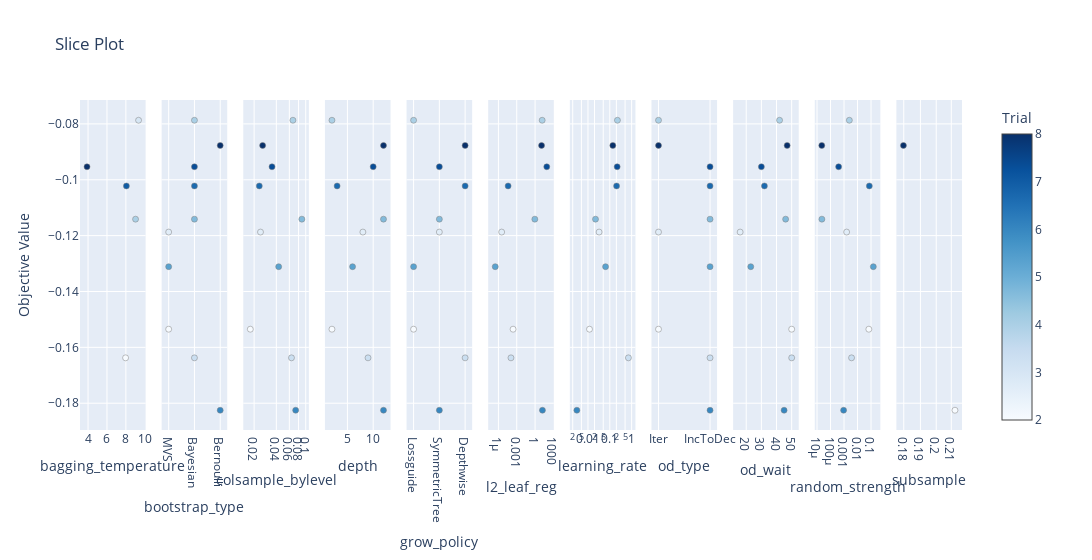

The notebook cell saved with this chart:
### Code cell
optuna.visualization.plot_slice(study)

### Figure 1 — Plotly figure (JSON) as saved in the notebook; plotly's stock layout.template omitted (floating-point values rounded to 4 significant figures)
{"data": [{"marker": {"color": [2, 3, 4, 7, 8], "colorbar": {"title": {"text": "Trial"}, "x": 1, "xpad": 40}, "colorscale": [[0, "rgb(247,251,255)"], [0.125, "rgb(222,235,247)"], [0.25, "rgb(198,219,239)"], [0.375, "rgb(158,202,225)"], [0.5, "rgb(107,174,214)"], [0.625, "rgb(66,146,198)"], [0.75, "rgb(33,113,181)"], [0.875, "rgb(8,81,156)"], [1, "rgb(8,48,107)"]], "line": {"color": "Grey", "width": 0.5}, "showscale": true}, "mode": "markers", "showlegend": false, "type": "scatter", "x": [7.972, 9.345, 9.027, 8.057, 3.891], "xaxis": "x", "y": [-0.1638, -0.0787, -0.1141, -0.1022, -0.09535], "yaxis": "y"}, {"marker": {"color": [0, 1, 2, 3, 4, 5, 6, 7, 8, 9], "colorbar": {"title": {"text": "Trial"}, "x": 1, "xpad": 40}, "colorscale": [[0, "rgb(247,251,255)"], [0.125, "rgb(222,235,247)"], [0.25, "rgb(198,219,239)"], [0.375, "rgb(158,202,225)"], [0.5, "rgb(107,174,214)"], [0.625, "rgb(66,146,198)"], [0.75, "rgb(33,113,181)"], [0.875, "rgb(8,81,156)"], [1, "rgb(8,48,107)"]], "line": {"color": "Grey", "width": 0.5}, "showscale": false}, "mode": "markers", "showlegend": false, "type": "scatter", "x": ["MVS", "MVS", "Bayesian", "Bayesian", "Bayesian", "MVS", "Bernoulli", "Bayesian", "Bayesian", "Bernoulli"], "xaxis": "x2", "y": [-0.1535, -0.1187, -0.1638, -0.0787, -0.1141, -0.1311, -0.1825, -0.1022, -0.09535, -0.08772], "yaxis": "y2"}, {"marker": {"color": [0, 1, 2, 3, 4, 5, 6, 7, 8, 9], "colorbar": {"title": {"text": "Trial"}, "x": 1, "xpad": 40}, "colorscale": [[0, "rgb(247,251,255)"], [0.125, "rgb(222,235,247)"], [0.25, "rgb(198,219,239)"], [0.375, "rgb(158,202,225)"], [0.5, "rgb(107,174,214)"], [0.625, "rgb(66,146,198)"], [0.75, "rgb(33,113,181)"], [0.875, "rgb(8,81,156)"], [1, "rgb(8,48,107)"]], "line": {"color": "Grey", "width": 0.5}, "showscale": false}, "mode": "markers", "showlegend": false, "type": "scatter", "x": [0.01776, 0.02441, 0.06412, 0.06708, 0.08864, 0.04301, 0.07309, 0.0235, 0.03495, 0.02608], "xaxis": "x3", "y": [-0.1535, -0.1187, -0.1638, -0.0787, -0.1141, -0.1311, -0.1825, -0.1022, -0.09535, -0.08772], "yaxis": "y3"}, {"marker": {"color": [0, 1, 2, 3, 4, 5, 6, 7, 8, 9], "colorbar": {"title": {"text": "Trial"}, "x": 1, "xpad": 40}, "colorscale": [[0, "rgb(247,251,255)"], [0.125, "rgb(222,235,247)"], [0.25, "rgb(198,219,239)"], [0.375, "rgb(158,202,225)"], [0.5, "rgb(107,174,214)"], [0.625, "rgb(66,146,198)"], [0.75, "rgb(33,113,181)"], [0.875, "rgb(8,81,156)"], [1, "rgb(8,48,107)"]], "line": {"color": "Grey", "width": 0.5}, "showscale": false}, "mode": "markers", "showlegend": false, "type": "scatter", "x": [2, 8, 9, 2, 12, 6, 12, 3, 10, 12], "xaxis": "x4", "y": [-0.1535, -0.1187, -0.1638, -0.0787, -0.1141, -0.1311, -0.1825, -0.1022, -0.09535, -0.08772], "yaxis": "y4"}, {"marker": {"color": [0, 1, 2, 3, 4, 5, 6, 7, 8, 9], "colorbar": {"title": {"text": "Trial"}, "x": 1, "xpad": 40}, "colorscale": [[0, "rgb(247,251,255)"], [0.125, "rgb(222,235,247)"], [0.25, "rgb(198,219,239)"], [0.375, "rgb(158,202,225)"], [0.5, "rgb(107,174,214)"], [0.625, "rgb(66,146,198)"], [0.75, "rgb(33,113,181)"], [0.875, "rgb(8,81,156)"], [1, "rgb(8,48,107)"]], "line": {"color": "Grey", "width": 0.5}, "showscale": false}, "mode": "markers", "showlegend": false, "type": "scatter", "x": ["Lossguide", "SymmetricTree", "Depthwise", "Lossguide", "SymmetricTree", "Lossguide", "SymmetricTree", "Depthwise", "SymmetricTree", "Depthwise"], "xaxis": "x5", "y": [-0.1535, -0.1187, -0.1638, -0.0787, -0.1141, -0.1311, -0.1825, -0.1022, -0.09535, -0.08772], "yaxis": "y5"}, {"marker": {"color": [0, 1, 2, 3, 4, 5, 6, 7, 8, 9], "colorbar": {"title": {"text": "Trial"}, "x": 1, "xpad": 40}, "colorscale": [[0, "rgb(247,251,255)"], [0.125, "rgb(222,235,247)"], [0.25, "rgb(198,219,239)"], [0.375, "rgb(158,202,225)"], [0.5, "rgb(107,174,214)"], [0.625, "rgb(66,146,198)"], [0.75, "rgb(33,113,181)"], [0.875, "rgb(8,81,156)"], [1, "rgb(8,48,107)"]], "line": {"color": "Grey", "width": 0.5}, "showscale": false}, "mode": "markers", "showlegend": false, "type": "scatter", "x": [0.0002508, 3.394e-06, 0.0001129, 14.45, 0.9094, 3.003e-07, 15.96, 3.845e-05, 82.1, 11.47], "xaxis": "x6", "y": [-0.1535, -0.1187, -0.1638, -0.0787, -0.1141, -0.1311, -0.1825, -0.1022, -0.09535, -0.08772], "yaxis": "y6"}, {"marker": {"color": [0, 1, 2, 3, 4, 5, 6, 7, 8, 9], "colorbar": {"title": {"text": "Trial"}, "x": 1, "xpad": 40}, "colorscale": [[0, "rgb(247,251,255)"], [0.125, "rgb(222,235,247)"], [0.25, "rgb(198,219,239)"], [0.375, "rgb(158,202,225)"], [0.5, "rgb(107,174,214)"], [0.625, "rgb(66,146,198)"], [0.75, "rgb(33,113,181)"], [0.875, "rgb(8,81,156)"], [1, "rgb(8,48,107)"]], "line": {"color": "Grey", "width": 0.5}, "showscale": false}, "mode": "markers", "showlegend": false, "type": "scatter", "x": [0.01173, 0.03237, 0.7116, 0.2234, 0.02214, 0.06382, 0.003103, 0.2044, 0.2172, 0.1376], "xaxis": "x7", "y": [-0.1535, -0.1187, -0.1638, -0.0787, -0.1141, -0.1311, -0.1825, -0.1022, -0.09535, -0.08772], "yaxis": "y7"}, {"marker": {"color": [0, 1, 2, 3, 4, 5, 6, 7, 8, 9], "colorbar": {"title": {"text": "Trial"}, "x": 1, "xpad": 40}, "colorscale": [[0, "rgb(247,251,255)"], [0.125, "rgb(222,235,247)"], [0.25, "rgb(198,219,239)"], [0.375, "rgb(158,202,225)"], [0.5, "rgb(107,174,214)"], [0.625, "rgb(66,146,198)"], [0.75, "rgb(33,113,181)"], [0.875, "rgb(8,81,156)"], [1, "rgb(8,48,107)"]], "line": {"color": "Grey", "width": 0.5}, "showscale": false}, "mode": "markers", "showlegend": false, "type": "scatter", "x": ["Iter", "Iter", "IncToDec", "Iter", "IncToDec", "IncToDec", "IncToDec", "IncToDec", "IncToDec", "Iter"], "xaxis": "x8", "y": [-0.1535, -0.1187, -0.1638, -0.0787, -0.1141, -0.1311, -0.1825, -0.1022, -0.09535, -0.08772], "yaxis": "y8"}, {"marker": {"color": [0, 1, 2, 3, 4, 5, 6, 7, 8, 9], "colorbar": {"title": {"text": "Trial"}, "x": 1, "xpad": 40}, "colorscale": [[0, "rgb(247,251,255)"], [0.125, "rgb(222,235,247)"], [0.25, "rgb(198,219,239)"], [0.375, "rgb(158,202,225)"], [0.5, "rgb(107,174,214)"], [0.625, "rgb(66,146,198)"], [0.75, "rgb(33,113,181)"], [0.875, "rgb(8,81,156)"], [1, "rgb(8,48,107)"]], "line": {"color": "Grey", "width": 0.5}, "showscale": false}, "mode": "markers", "showlegend": false, "type": "scatter", "x": [50, 16, 50, 42, 46, 23, 45, 32, 30, 47], "xaxis": "x9", "y": [-0.1535, -0.1187, -0.1638, -0.0787, -0.1141, -0.1311, -0.1825, -0.1022, -0.09535, -0.08772], "yaxis": "y9"}, {"marker": {"color": [0, 1, 2, 3, 4, 5, 6, 7, 8, 9], "colorbar": {"title": {"text": "Trial"}, "x": 1, "xpad": 40}, "colorscale": [[0, "rgb(247,251,255)"], [0.125, "rgb(222,235,247)"], [0.25, "rgb(198,219,239)"], [0.375, "rgb(158,202,225)"], [0.5, "rgb(107,174,214)"], [0.625, "rgb(66,146,198)"], [0.75, "rgb(33,113,181)"], [0.875, "rgb(8,81,156)"], [1, "rgb(8,48,107)"]], "line": {"color": "Grey", "width": 0.5}, "showscale": false}, "mode": "markers", "showlegend": false, "type": "scatter", "x": [0.06901, 0.001564, 0.003616, 0.002487, 2.293e-05, 0.1482, 0.0009314, 0.07491, 0.0003991, 2.26e-05], "xaxis": "x10", "y": [-0.1535, -0.1187, -0.1638, -0.0787, -0.1141, -0.1311, -0.1825, -0.1022, -0.09535, -0.08772], "yaxis": "y10"}, {"marker": {"color": [6, 9], "colorbar": {"title": {"text": "Trial"}, "x": 1, "xpad": 40}, "colorscale": [[0, "rgb(247,251,255)"], [0.125, "rgb(222,235,247)"], [0.25, "rgb(198,219,239)"], [0.375, "rgb(158,202,225)"], [0.5, "rgb(107,174,214)"], [0.625, "rgb(66,146,198)"], [0.75, "rgb(33,113,181)"], [0.875, "rgb(8,81,156)"], [1, "rgb(8,48,107)"]], "line": {"color": "Grey", "width": 0.5}, "showscale": false}, "mode": "markers", "showlegend": false, "type": "scatter", "x": [0.2125, 0.1798], "xaxis": "x11", "y": [-0.1825, -0.08772], "yaxis": "y11"}], "layout": {"title": {"text": "Slice Plot"}, "width": 3300, "xaxis": {"anchor": "y", "domain": [0, 0.07438], "title": {"text": "bagging_temperature"}}, "xaxis10": {"anchor": "y10", "domain": [0.8331, 0.9074], "title": {"text": "random_strength"}, "type": "log"}, "xaxis11": {"anchor": "y11", "domain": [0.9256, 1.0], "title": {"text": "subsample"}, "type": "log"}, "xaxis2": {"anchor": "y2", "domain": [0.09256, 0.1669], "title": {"text": "bootstrap_type"}}, "xaxis3": {"anchor": "y3", "domain": [0.1851, 0.2595], "title": {"text": "colsample_bylevel"}, "type": "log"}, "xaxis4": {"anchor": "y4", "domain": [0.2777, 0.3521], "title": {"text": "depth"}}, "xaxis5": {"anchor": "y5", "domain": [0.3702, 0.4446], "title": {"text": "grow_policy"}}, "xaxis6": {"anchor": "y6", "domain": [0.4628, 0.5372], "title": {"text": "l2_leaf_reg"}, "type": "log"}, "xaxis7": {"anchor": "y7", "domain": [0.5554, 0.6298], "title": {"text": "learning_rate"}, "type": "log"}, "xaxis8": {"anchor": "y8", "domain": [0.6479, 0.7223], "title": {"text": "od_type"}}, "xaxis9": {"anchor": "y9", "domain": [0.7405, 0.8149], "title": {"text": "od_wait"}}, "yaxis": {"anchor": "x", "domain": [0, 1], "title": {"text": "Objective Value"}}, "yaxis10": {"anchor": "x10", "domain": [0, 1], "matches": "y", "showticklabels": false}, "yaxis11": {"anchor": "x11", "domain": [0, 1], "matches": "y", "showticklabels": false}, "yaxis2": {"anchor": "x2", "domain": [0, 1], "matches": "y", "showticklabels": false}, "yaxis3": {"anchor": "x3", "domain": [0, 1], "matches": "y", "showticklabels": false}, "yaxis4": {"anchor": "x4", "domain": [0, 1], "matches": "y", "showticklabels": false}, "yaxis5": {"anchor": "x5", "domain": [0, 1], "matches": "y", "showticklabels": false}, "yaxis6": {"anchor": "x6", "domain": [0, 1], "matches": "y", "showticklabels": false}, "yaxis7": {"anchor": "x7", "domain": [0, 1], "matches": "y", "showticklabels": false}, "yaxis8": {"anchor": "x8", "domain": [0, 1], "matches": "y", "showticklabels": false}, "yaxis9": {"anchor": "x9", "domain": [0, 1], "matches": "y", "showticklabels": false}}}
